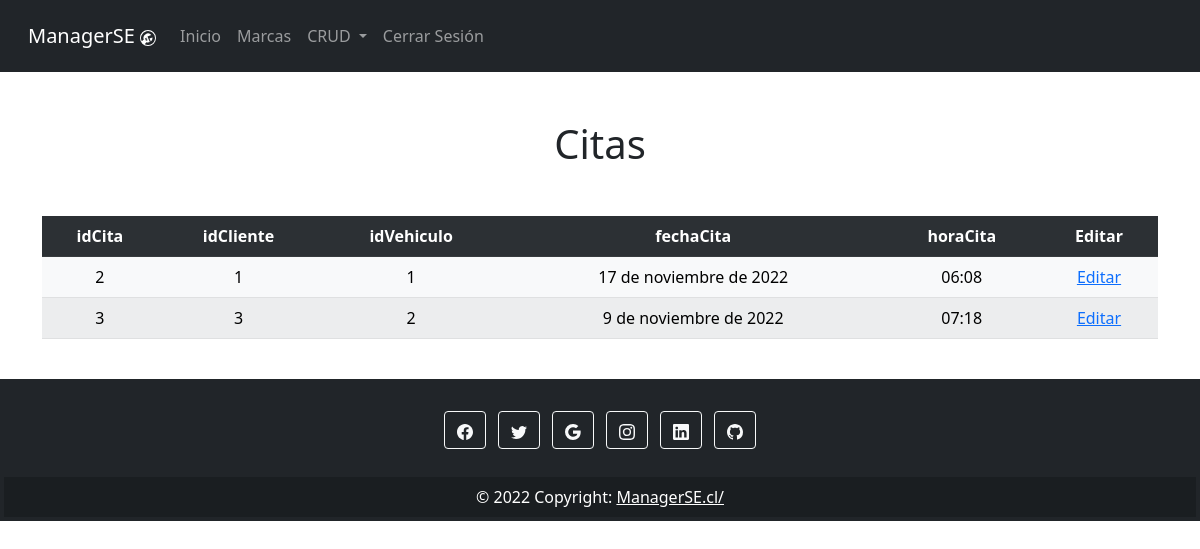
/crud/citas (signed in), run on the app's committed database.
### CRUD/models.py (models this page shows)
class Cita(models.Model):
    idCliente = models.IntegerField()
    idVehiculo = models.IntegerField()
    fechaCita = models.DateField()
    horaCita = models.TimeField()

### CRUD/views.py (the view)
# urls.py: path('citas', views.viewCitaStaff, name="citas"),
@login_required
@staff_member_required
def viewCitaStaff(request):
    cntx = {}
    listado = Cita.objects.all()
    if len(listado) >= 1:
        cntx = {'listado': listado }
    else:
        cntx = {'error': 'Aun no existen citas para mostrar'}
    return render(request, 'citas.html', cntx)

### CRUD/templates/citas.html (shortened to what this page needs)
{% extends "index.html" %}
{% block tituloPagina %}
    <div class="text-center mt-5">
        <h1>Citas</h1>
    </div>
{% endblock %}
{% block listado %}
{% if listado %}
<div class="container">
    <div class="text-center mt-5">
        <div class="col-md-12 table-responsive">
            <table class="table table-light table-striped">
                <tr class="table-dark">
                    <th>idCita</th>
                    <th>idCliente</th>
                    <th>idVehiculo</th>
                    <th>fechaCita</th>
                    <th>horaCita</th>
                    <th>Editar</th>
                </tr>
    {% for fila in listado %}
                <tr>
                    <td>{{ fila.id }}</td>
                    <td>{{ fila.idCliente }}</td>
                    <td>{{ fila.idVehiculo }}</td>
                    <td>{{ fila.fechaCita }}</td>
                    <td>{{ fila.horaCita }}</td>
                    <td><a href="{% url 'cita' %}/{{ fila.id }}/{{user.id}}/">Editar</a></td>
                </tr>
    {% endfor %}
            </table>
        </div>
    </div>
</div>
{%endif%}
{% endblock %}

### data on the page
Cita: id "2", idCliente "1", idVehiculo "1", fechaCita "17 de noviembre de 2022", horaCita "06:08"
Cita: id "3", idCliente "3", idVehiculo "2", fechaCita "9 de noviembre de 2022", horaCita "07:18"
